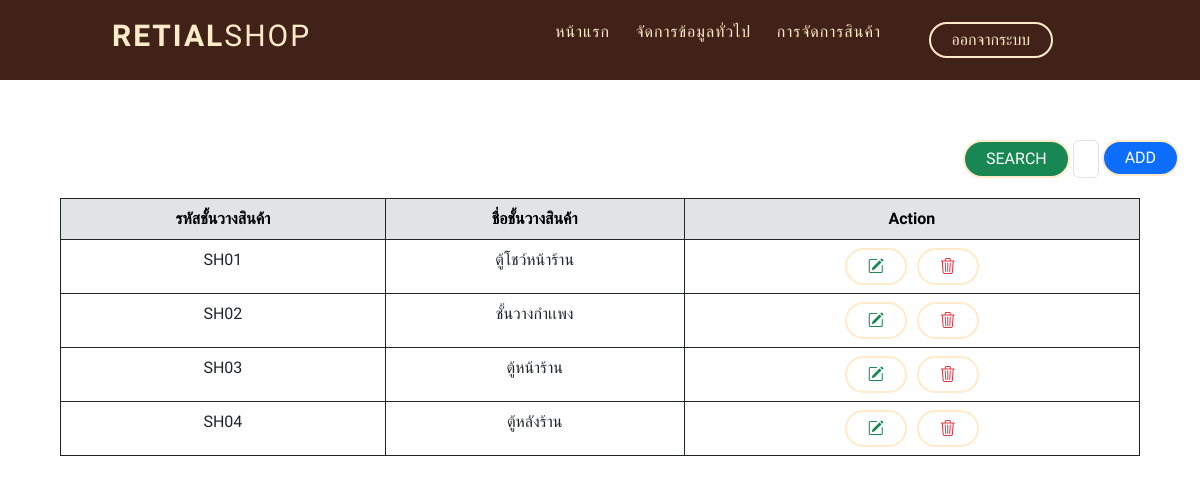
The app's page /page/shelf.php with its own data.
### tables this page shows
CREATE TABLE `shelf` (
  `Shelf_no` varchar(5) NOT NULL,
  `Shelf_name` varchar(50) DEFAULT NULL
);

### page/shelf.php (the view, shortened to what this page needs)
<!DOCTYPE html>
<html lang="en">
<?php
include_once "../controller/shelf.php";
?>
<head>
  <link href="https://cdn.jsdelivr.net/npm/bootstrap@5.3.0/dist/css/bootstrap.min.css" rel="stylesheet">
  <link rel="stylesheet" href="https://cdn.jsdelivr.net/npm/bootstrap-icons@1.10.3/font/bootstrap-icons.css">
  <link rel="stylesheet" href="../style/customer.css">
</head>
<body>
  <header>
    <div class="container">
      <div class="logo-container">
        <h3 class="logo">Retial<span>Shop</span></h3>
      </div>
      <div class="nav-btn">
        <div class="nav-links">
          <ul>
            <li class="nav-link" style="--i: .6s">
              <a href="home.php">หน้าแรก</a>
            </li>
            <li class="nav-link" style="--i: .85s">
              <a href="#">จัดการข้อมูลทั่วไป</a>
            </li>
            <li class="nav-link" style="--i: 1.1s">
              <a href="#">การจัดการสินค้า<i class="fas fa-caret-down"></i></a>
            </li>
          </ul>
        </div>
      </div>
      <div class="log-out" style="--i: 1.8s">
        <a href="login.php" class="btn transparent">ออกจากระบบ</a>
      </div>
    </div>
  </header>
  <div class="container-table">
    <div class="d-flex">
      <button class="btn btn-success" onclick="Search()">Search</button>
      <input type="text" class="form-control" id="Search" name="Search">
      <form action="<?php echo $_SERVER['PHP_SELF'] ?>" method="post">
        <div class="add">
          <button type="button" class="btn btn-primary" data-bs-toggle="modal" data-bs-target="#exampleModal" data-bs-whatever="@fat">Add</button>
        </div>
    </div>
    <table class="table  table-bordered border-dark table-hover">
      <thead class="table-secondary  table-bordered border-dark text-black">
        <tr>
          <th scope="col">รหัสชั้นวางสินค้า</th>
          <th scope="col">ชื่อชั้นวางสินค้า</th>
          <th scope="col">Action</th>
        </tr>
      </thead>
      <tbody>
        <?php
        if (isset($_GET['ID'])) {
          $Search_id = $_GET['ID'];
          $sql = "SELECT * FROM shelf WHERE Shelf_no LIKE '%$Search_id%'";
        } else {
          $sql = "SELECT * FROM shelf";
        }
        $query = $conn->query($sql);
        while ($row = mysqli_fetch_array($query)) {
        ?>
          <tr>
            <td><?php echo $row['Shelf_no']; ?></td>
            <td><?php echo $row['Shelf_name']; ?></td>
            <td>
              <button type="button" class="btn btn-outline-success" data-bs-toggle="modal" data-bs-target="#select_<?php echo $row['Shelf_no']; ?>" data-bs-whatever="@fat"><i class="bi bi-pencil-square" name="select_<?php echo $row['Shelf_no']; ?>"></i></button>
              <button type="button" class="btn btn-outline-danger" name="DEL_<?php echo $row['Shelf_no']; ?>" data-bs-toggle="modal" data-bs-target="#DEL_<?php echo $row['Shelf_no']; ?>">
                <i class="bi bi-trash3"></i>
              </button>
            </td>
          <?php } ?>
          </tr>
      </tbody>
    </table>
  </div>
</body>
</html>

### style/customer.css (style rules this page uses)
* { margin: 0; padding: 0; box-sizing: border-box; font-family: 'K2D', sans-serif; }
ul { list-style: none; }
a { text-decoration: none; }
header { position: sticky; top: 0px; background-color: #402218; width: 100%; z-index: 1000; }
.container-table { margin-top: 60px; margin-left: 60px; margin-right: 60px; text-align: center; }
.container { max-width: 65rem; padding: 0 2rem; margin: 0 auto; display: flex; position: relative; }
.d-flex { margin-left: 900px; max-width: 500px; margin-bottom: 20px; margin-top: 30px; }
.logo-container { flex: 1; display: flex; align-items: center; }
.nav-btn { flex: 3; display: flex; }
.nav-links { flex: 2; }
.log-out { display: flex; justify-content: center; align-items: center; flex: 1; }
.logo { color: #FFEBC9; font-size: 30px; font-weight: 600; letter-spacing: 2px; text-transform: uppercase; line-height: 3rem; }
.logo span { font-weight: 300; }
.btn { display: inline-block; padding: .5rem 1.3rem; font-size: 16px; border: 2px solid #FFEBC9; border-radius: 2rem; line-height: 1; margin: 0 .2rem; transition: .3s; text-transform: uppercase; }
.btn.transparent, .btn.solid:hover { background-color: transparent; color: #FFEBC9; }
.nav-links > ul { display: flex; align-items: center; justify-content: flex-end; }
.nav-link { position: relative; }
.nav-link > a { line-height: 4rem; color: #FFEBC9; padding: 0 .8rem; letter-spacing: 1px; font-size: 16px; display: flex; align-items: center; justify-content: space-between; transition: .5s; }

### records on screen
shelf: Shelf_no "SH01", Shelf_name "ตู้โชว์หน้าร้าน"
shelf: Shelf_no "SH02", Shelf_name "ชั้นวางกำเเพง"
shelf: Shelf_no "SH03", Shelf_name "ตู้หน้าร้าน"
shelf: Shelf_no "SH04", Shelf_name "ตู้หลังร้าน"
